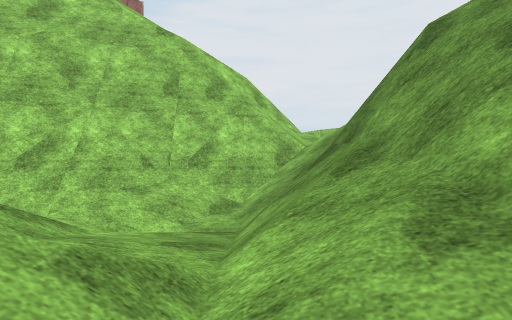
view 1 (above)

12 first-person views from a walk through a scene from a Unity 3-D project. The camera is 1.4 m above the floor, looks level and sees 75° across. The floor is counted in squares, 2 m on a side. Each view is taken from the middle of a square. On the plan, view 1 faces up. The plan holds only what a view shows up to about 10 squares ahead; the rest is blank. The place goes on beyond the plan. Some trees and plants on the terrain are drawn as simple stand-ins. Surface patterns are stand-ins for the level's own textures.

view 2
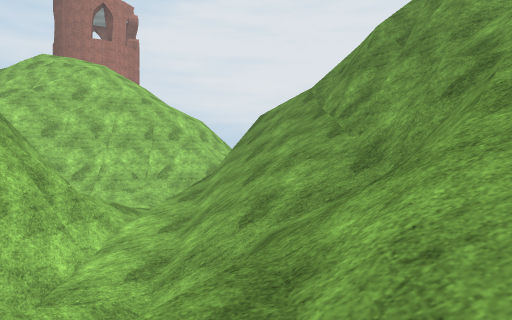

view 3
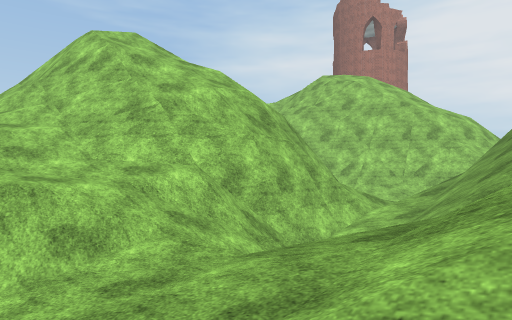

view 4
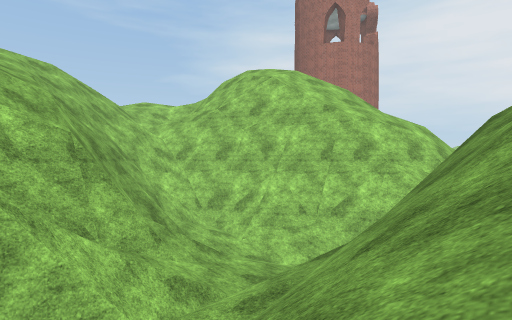

view 5
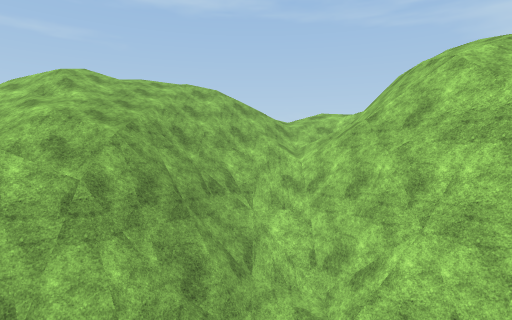

view 6
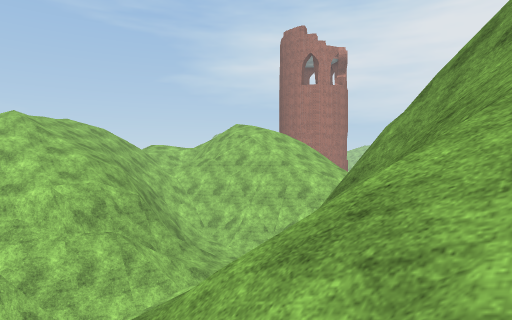

view 7
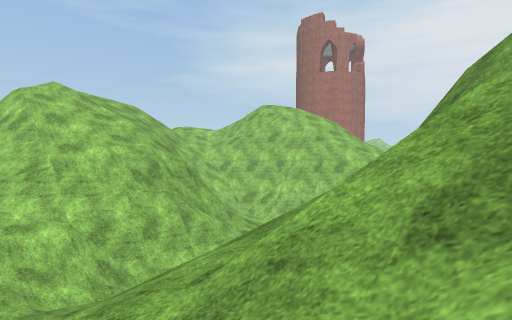

view 8
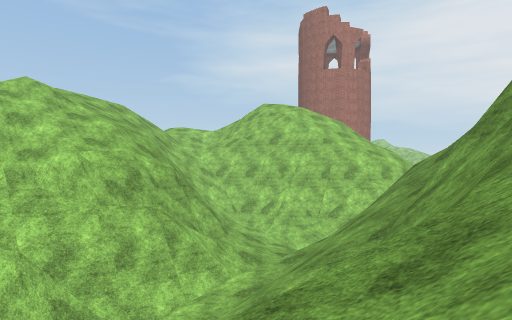

view 9
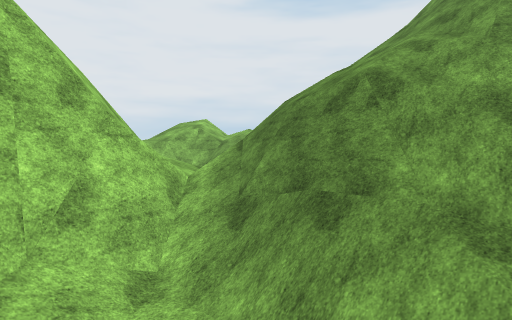

view 10
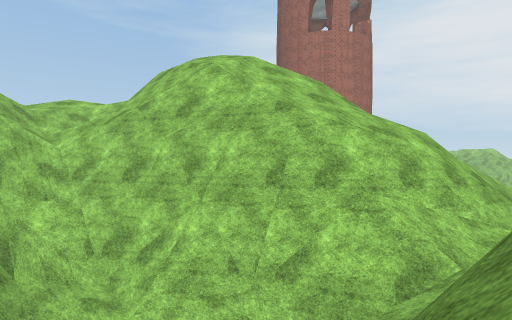

view 11
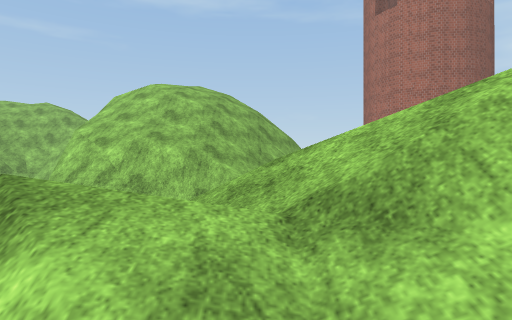

view 12
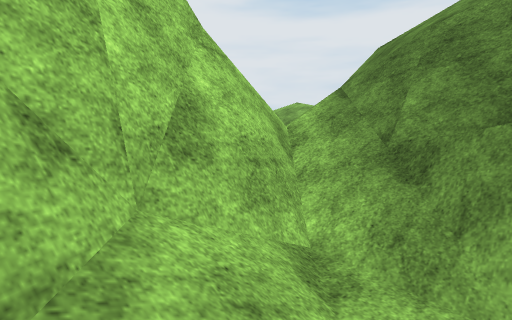

### Floor plan
Key: @ floor where view 1 was taken; # wall or solid block; . main floor; : floor 1.5 m higher than the main floor; + floor 9.5 m higher than the main floor; / step, stairs or slope; = window, fence, low wall or low ledge; v drop or lower ground.
Columns run from 7 left of view 1 to 7 right of it. Each row starts with its distance up from view 1.
 11     /=/// vv///
 10     ////v  =//
  9     ////v  //
  8  ++////#=/
  7  /////####==
  6 /=#vv###=#/ //
  5 //####//##////
  4 /=##=/./##///=
  3 /====/./=//=/
  2 /=v##/.////#/
  1 ///v##/////#v/
  0 /////##@///####
 -1 //////#.///=///
 -2 //////#////#///
 -3  vvv==// =/////
 -4 ####////=//////
 -5  ////:/..//  /
 -6       /.. /

Positions as (right, up) in squares from view 1, and headings:
1: (0, 0), facing up
2: (2, -5), facing up
3: (3, -6), facing up-left
4: (3, -1), facing up-left
5: (2, 3), facing left
6: (7, -4), facing up-left
7: (6, -5), facing up-left
8: (5, -4), facing up-left
9: (-2, 2), facing up-right
10: (2, 2), facing up-left
11: (7, 11), facing left
12: (-2, 4), facing up-right
